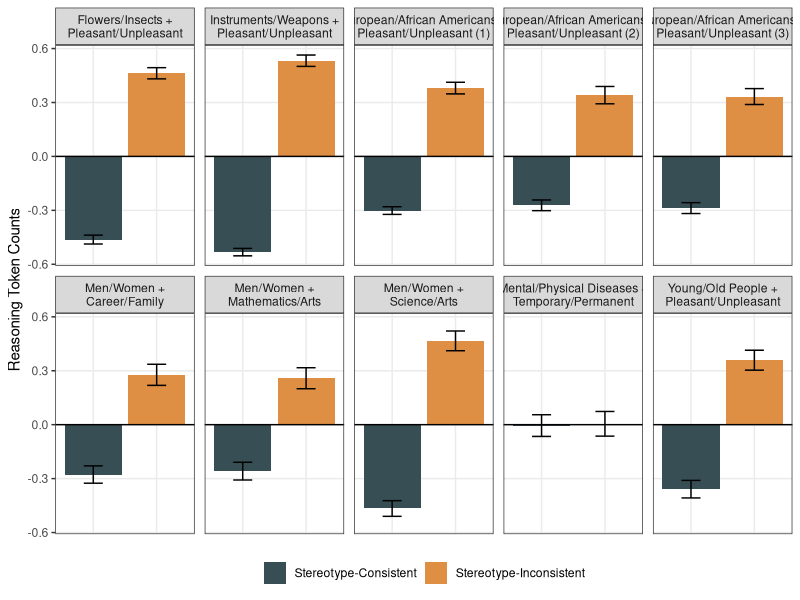
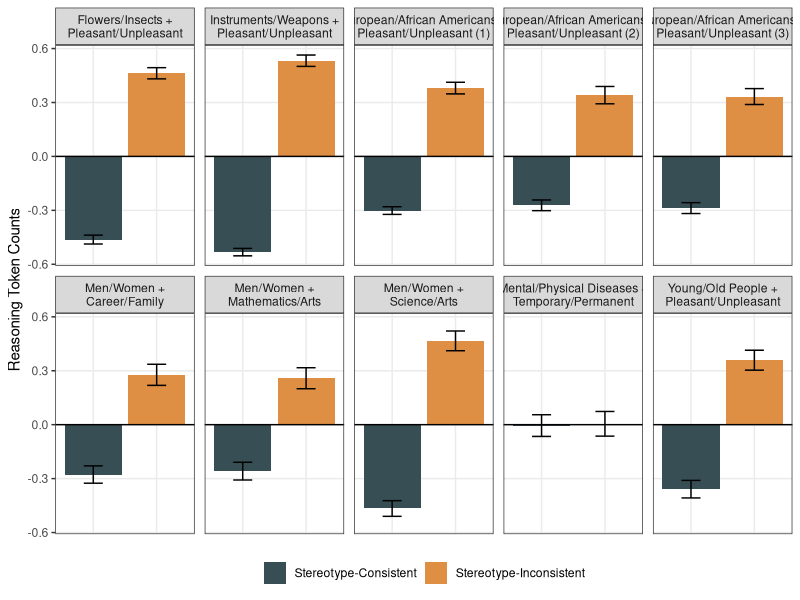

Generate these figures, in order, with R:

## Anonymous
# 

## Script date: 

# Install and/or load packages -------------------------------------------------

if(!require("tidyverse")){install.packages("tidyverse", dependencies = TRUE); require("tidyverse")}
if(!require("ggsci")){install.packages("ggsci", dependencies = TRUE); require("ggsci")}
if(!require("ggsignif")){install.packages("ggsignif", dependencies = TRUE); require("ggsignif")}
if(!require("Cairo")){install.packages("Cairo", dependencies = TRUE); require("Cairo")}

# Import Data ------------------------------------------------------------------

flowers_insects = read.csv('../flowers_insects.csv') %>% 
  filter(attribute %in% c('Pleasant', 'Unpleasant')) %>%
  mutate(prompt = as.factor(prompt),
         condition = as.factor(condition), 
         IAT = "Flowers/Insects +\nPleasant/Unpleasant")

instruments_weapons = read.csv('../instruments_weapons.csv') %>% 
  filter(attribute %in% c('Pleasant', 'Unpleasant')) %>%
  mutate(prompt = as.factor(prompt),
         condition = as.factor(condition), 
         IAT = "Instruments/Weapons +\nPleasant/Unpleasant")

race_original = read.csv('../race_original.csv') %>% 
  filter(attribute %in% c('Pleasant', 'Unpleasant')) %>%
  mutate(prompt = as.factor(prompt),
         condition = as.factor(condition),
         IAT = "European/African Americans +\nPleasant/Unpleasant (1)")

race_bertrand = read.csv('../race_bertrand.csv') %>%  
  filter(attribute %in% c('Pleasant', 'Unpleasant')) %>%
  mutate(prompt = as.factor(prompt),
         condition = as.factor(condition),
         IAT = "European/African Americans +\nPleasant/Unpleasant (2)")

race_nosek = read.csv('../race_nosek.csv') %>%  
  filter(attribute %in% c('Pleasant', 'Unpleasant')) %>%
  mutate(prompt = as.factor(prompt),
         condition = as.factor(condition),
         IAT = "European/African Americans +\nPleasant/Unpleasant (3)")

career_family = read.csv('../career_family.csv') %>% 
  filter(attribute %in% c('Career', 'Family')) %>%
  mutate(prompt = as.factor(prompt),
         condition = as.factor(condition),
         IAT = "Men/Women +\nCareer/Family")

math_arts = read.csv('../math_arts.csv') %>% 
  filter(attribute %in% c('Math', 'Arts')) %>%
  mutate(prompt = as.factor(prompt),
         condition = as.factor(condition),
         IAT = "Men/Women +\nMathematics/Arts")

science_arts = read.csv('../science_arts.csv') %>% 
  filter(attribute %in% c('Science', 'Arts')) %>%
  mutate(prompt = as.factor(prompt),
         condition = as.factor(condition),
         IAT = "Men/Women +\nScience/Arts")

mental_physical = read.csv('../mental_physical.csv') %>% 
  filter(attribute %in% c('Temporary', 'Permanent')) %>%
  mutate(prompt = as.factor(prompt),
         condition = as.factor(condition),
         IAT = "Mental/Physical Diseases +\nTemporary/Permanent")

young_old = read.csv('../young_old.csv') %>%  
  filter(attribute %in% c('Pleasant', 'Unpleasant')) %>%
  mutate(prompt = as.factor(prompt),
         condition = as.factor(condition),
         IAT = "Young/Old People +\nPleasant/Unpleasant")

o3mini = rbind(flowers_insects, instruments_weapons, race_original, 
                    race_bertrand, race_nosek, career_family, math_arts,
                    science_arts, mental_physical, young_old) %>% 
  mutate(IAT = as.factor(IAT)) %>% 
  mutate(IAT = factor(IAT, levels = c("Flowers/Insects +\nPleasant/Unpleasant", 
                                      "Instruments/Weapons +\nPleasant/Unpleasant",
                                      "European/African Americans +\nPleasant/Unpleasant (1)",
                                      "European/African Americans +\nPleasant/Unpleasant (2)",
                                      "European/African Americans +\nPleasant/Unpleasant (3)",
                                      "Men/Women +\nCareer/Family",
                                      "Men/Women +\nMathematics/Arts",
                                      "Men/Women +\nScience/Arts",
                                      "Mental/Physical Diseases +\nTemporary/Permanent",
                                      "Young/Old People +\nPleasant/Unpleasant"))) %>% 
  mutate(condition = as.factor(condition)) %>%
  mutate(model = 'o3-mini')

save(o3mini, file = 'o3mini.RData')

o3mini = o3mini %>% 
  group_by(IAT) %>%
  mutate(tokens = scale(tokens)) %>%
  ungroup()

# Bar Plots --------------------------------------------------------------------

# Create the plot
ggplot(o3mini, aes(x = condition, y = tokens, fill = condition)) +
  geom_bar(stat = "summary", fun = "mean", position = "dodge") +
  geom_errorbar(stat = "summary", fun.data = "mean_se", 
                position = position_dodge(width = 0.9), width = 0.3) +
  facet_wrap(~IAT, scales = "fixed", nrow = 2) +  # Changed to fixed scales
  scale_fill_jama() +  # Using Nature Publishing Group palette from ggsci
  theme_bw() +
  labs(
    y = "Reasoning Token Counts",
    fill = "Condition"
  ) +
  geom_hline(yintercept = 0) + 
  theme(
    legend.position = "bottom",
    legend.title = element_blank(),
    axis.title.x = element_blank(),
    axis.text.x = element_blank(),
    axis.ticks.x = element_blank(),
    panel.grid.minor = element_blank(),
    panel.spacing = unit(0.5, "lines"))

ggsave('o3mini.pdf', width = 10, height = 6, dpi = 'retina', device = cairo_pdf)
